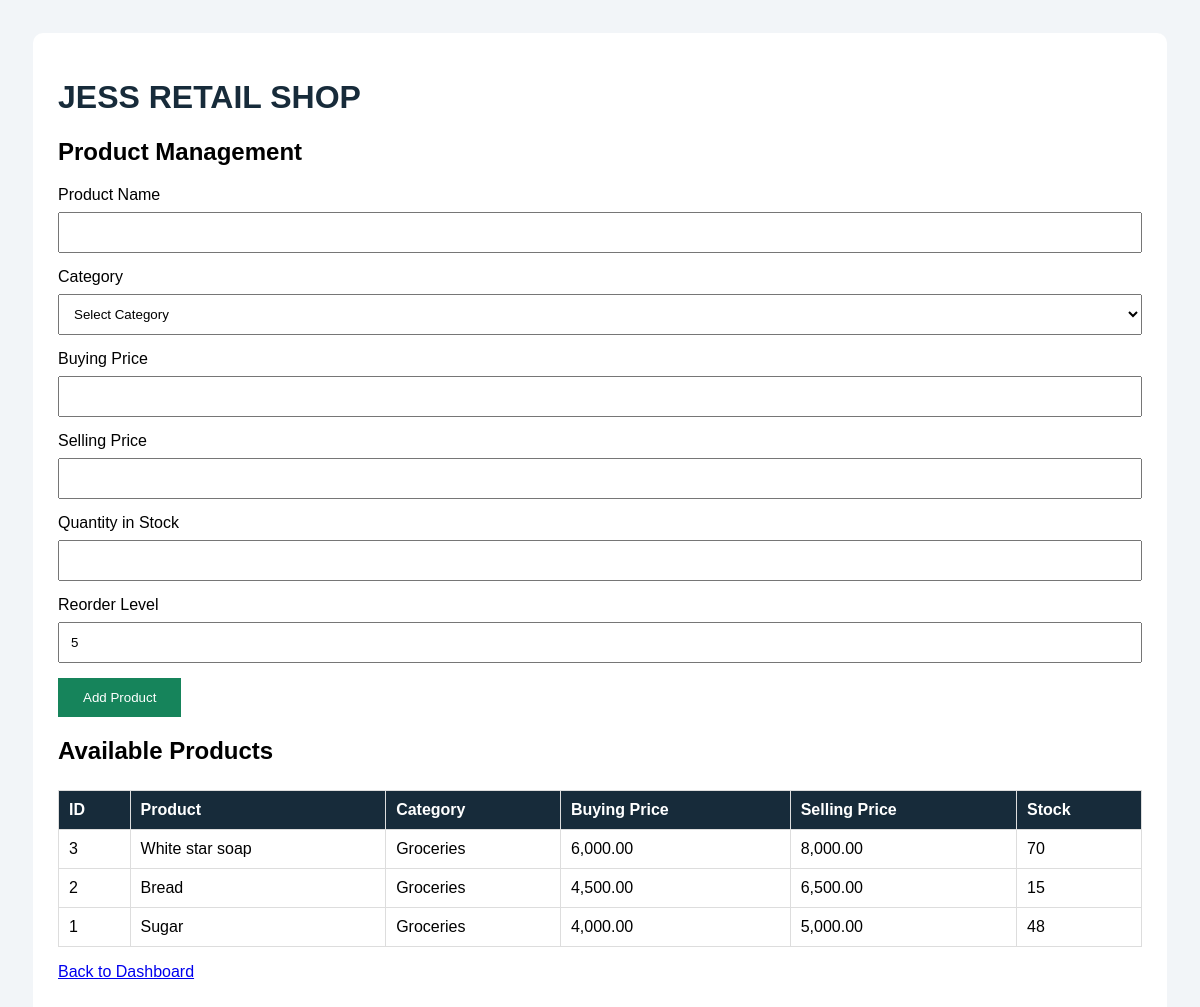
The page /products.php on the database as committed earlier.
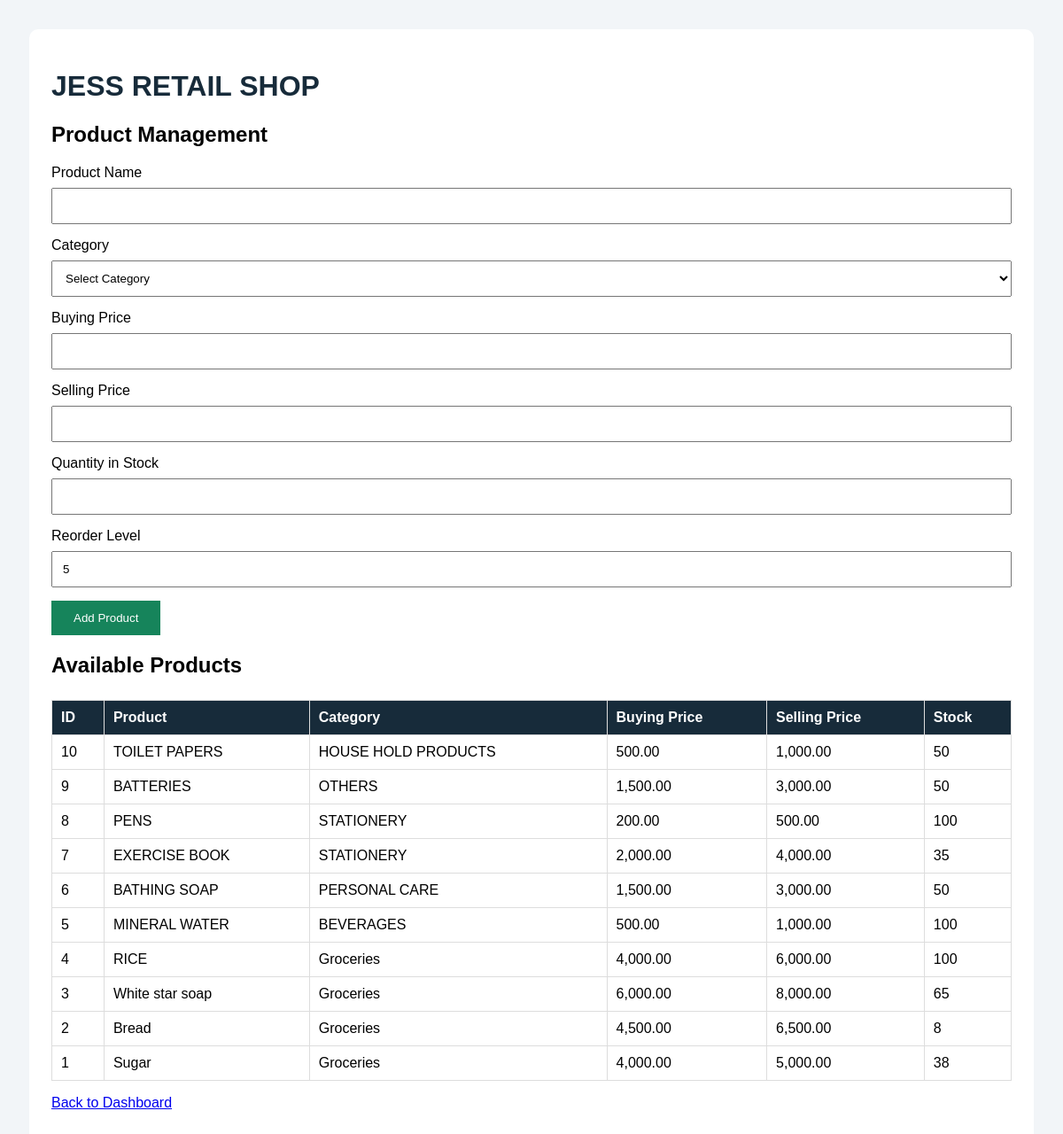
The same page on the database as committed later.
### tables this page shows
CREATE TABLE `products` (
  `product_id` int(11) NOT NULL,
  `product_name` varchar(100) NOT NULL,
  `category_id` int(11) DEFAULT NULL,
  `buying_price` decimal(10,2) NOT NULL,
  `selling_price` decimal(10,2) NOT NULL,
  `quantity_in_stock` int(11) DEFAULT 0,
  `reorder_level` int(11) DEFAULT 5
);

CREATE TABLE `categories` (
  `category_id` int(11) NOT NULL,
  `category_name` varchar(100) NOT NULL,
  `description` text DEFAULT NULL
);

### products.php (the view, shortened to what this page needs)
<?php
$conn = new mysqli("localhost", "root", "", "jess retail shop");
$products = $conn->query(
    "SELECT p.*, c.category_name
     FROM products p
     LEFT JOIN categories c ON p.category_id = c.category_id
     ORDER BY p.product_id DESC"
);
?>
<!DOCTYPE html>
<html>
<head>
</head>
<body>
<div class="container">
    <h1>JESS RETAIL SHOP</h1>
    <h2>Product Management</h2>
    <form method="POST">
        <label>Product Name</label>
        <input type="text" name="product_name" required>
        <label>Category</label>
        <select name="category_id" required>
            <option value="">Select Category</option>
        </select>
        <label>Buying Price</label>
        <input type="number" step="0.01" min="0"
               name="buying_price" required>
        <label>Selling Price</label>
        <input type="number" step="0.01" min="0"
               name="selling_price" required>
        <label>Quantity in Stock</label>
        <input type="number" name="quantity" min="0" required>
        <label>Reorder Level</label>
        <input type="number" name="reorder_level"
               min="0" value="5" required>
        <button type="submit" name="add_product">
            Add Product
        </button>
    </form>
    <h2>Available Products</h2>
    <table>
        <tr>
            <th>ID</th>
            <th>Product</th>
            <th>Category</th>
            <th>Buying Price</th>
            <th>Selling Price</th>
            <th>Stock</th>
        </tr>
        <?php while ($row = $products->fetch_assoc()) { ?>
        <tr>
            <td><?php echo $row['product_id']; ?></td>
            <td><?php echo htmlspecialchars($row['product_name']); ?></td>
            <td><?php echo htmlspecialchars($row['category_name'] ?? ''); ?></td>
            <td><?php echo number_format($row['buying_price'], 2); ?></td>
            <td><?php echo number_format($row['selling_price'], 2); ?></td>
            <td><?php echo $row['quantity_in_stock']; ?></td>
        </tr>
        <?php } ?>
    </table>
    <p><a href="index.php">Back to Dashboard</a></p>
</div>
</body>
</html>

Rows that differ between the two databases and show on the page:
added products: product_id "10", product_name "TOILET PAPERS", category.category_name "HOUSE HOLD PRODUCTS", buying_price "500.00", selling_price "1,000.00", quantity_in_stock "50"
added products: product_id "9", product_name "BATTERIES", category.category_name "OTHERS", buying_price "1,500.00", selling_price "3,000.00", quantity_in_stock "50"
added products: product_id "8", product_name "PENS", category.category_name "STATIONERY", buying_price "200.00", selling_price "500.00", quantity_in_stock "100"
added products: product_id "7", product_name "EXERCISE BOOK", category.category_name "STATIONERY", buying_price "2,000.00", selling_price "4,000.00", quantity_in_stock "35"
added products: product_id "6", product_name "BATHING SOAP", category.category_name "PERSONAL CARE", buying_price "1,500.00", selling_price "3,000.00", quantity_in_stock "50"
added products: product_id "5", product_name "MINERAL WATER", category.category_name "BEVERAGES", buying_price "500.00", selling_price "1,000.00", quantity_in_stock "100"
added products: product_id "4", product_name "RICE", category.category_name "Groceries", buying_price "4,000.00", selling_price "6,000.00", quantity_in_stock "100"
changed products "White star soap": quantity_in_stock "70" → "65"
changed products "Bread": quantity_in_stock "15" → "8"
changed products "Sugar": quantity_in_stock "48" → "38"
